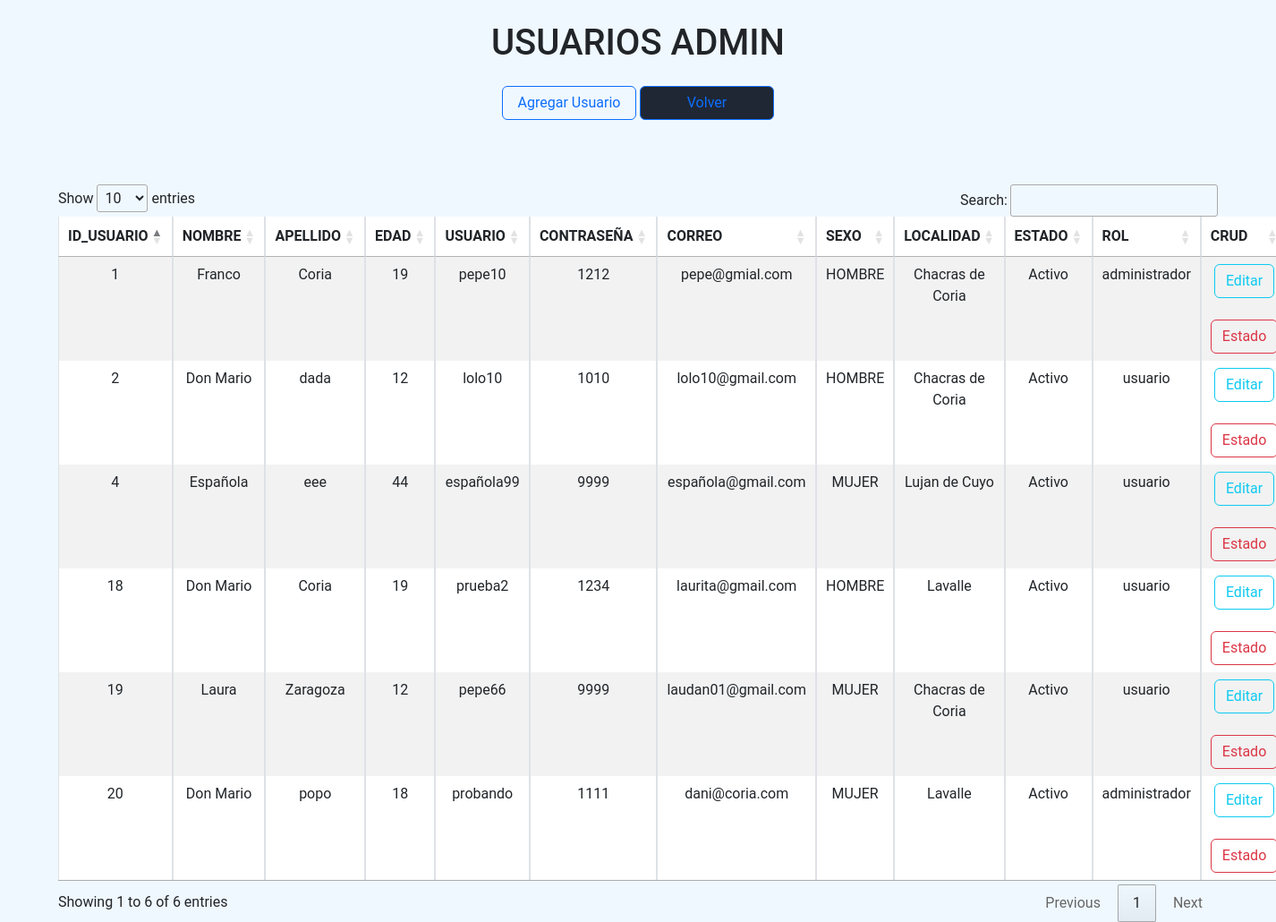
/admin/usuariosAdmin.php (signed in), run on the app's committed database.
### tables this page shows
CREATE TABLE `cliente` (
  `id_cliente` int(11) NOT NULL,
  `nombre` varchar(50) NOT NULL,
  `apellido` varchar(50) NOT NULL,
  `edad` int(11) NOT NULL,
  `usuario` varchar(50) NOT NULL,
  `contraseña` varchar(50) NOT NULL,
  `correo` varchar(50) NOT NULL,
  `id_sexo` int(11) NOT NULL,
  `id_codPostal` int(11) NOT NULL,
  `estado_cliente` int(11) DEFAULT 3,
  `id_rol` int(11) NOT NULL
);

CREATE TABLE `sexo` (
  `id_sexo` int(11) NOT NULL,
  `tipo_sexo` varchar(50) NOT NULL
);

CREATE TABLE `localidad` (
  `id_codPostal` int(11) NOT NULL,
  `tipo_codPostal` varchar(50) NOT NULL
);

CREATE TABLE `estado` (
  `id_estado` int(11) NOT NULL,
  `tipo_estado` varchar(50) NOT NULL
);

CREATE TABLE `roles` (
  `id_rol` int(11) NOT NULL,
  `tipo` varchar(50) NOT NULL
);

### admin/usuariosAdmin.php (the view, shortened to what this page needs)
<?php
$conn= mysqli_connect("localhost", "root", "", "facultad");
?>
<!DOCTYPE html>
<html lang="en">
        <head>
            <link rel="stylesheet" href="https://cdn.jsdelivr.net/npm/bootstrap@5.3.0-alpha1/dist/css/bootstrap.min.css">
            <link rel="stylesheet" href="//cdn.datatables.net/1.13.4/css/jquery.dataTables.min.css">
        </head>
        <br>
        <body style="background-color: aliceblue;
        font-family: roboto;
        margin: auto;
        text-align: center;">
            <div class="container" tyle="background-color: aliceblue;
            font-family: roboto;
            margin: auto; border-radius: 15px 10px 15px 10px;">
            <h1 style="background-color: aliceblue;
            font-family: roboto;
            margin: auto;
            text-align: center; border-radius: 15px 10px 15px 10px;">USUARIOS ADMIN</h1>
            <a style="top: 10px; right: 5%; width: 150px; " href="./usuarios/insertarUsuario.php" class="btn btn-outline-primary mt-4">Agregar Usuario<i class="fa-solid fa-square-plus"></i></a>
            <a style="top: 10px; right: 5%; width: 150px;  background-color: #1f2735;" href="../views/modoAdmin.php" class="btn btn-outline-primary mt-4">Volver</a>
            <br><br><br><br>
                    <?php
                $sql = "SELECT  cliente.id_cliente, cliente.usuario, cliente.contraseña , cliente.nombre,  cliente.apellido, cliente.edad, cliente.correo, sexo.tipo_sexo, localidad.tipo_codPostal, estado.tipo_estado, roles.tipo FROM cliente INNER JOIN sexo ON cliente.id_sexo = sexo.id_sexo INNER JOIN localidad ON cliente.id_codPostal = localidad.id_codPostal INNER JOIN estado on cliente.estado_cliente=estado.id_estado
                INNER JOIN roles on cliente.id_rol=roles.id_rol";
                $result = mysqli_query($conn, $sql);
            ?>
            <table id="usuarios" class="table table-bordered table-striped text-center nt-4">
                <thead>
                    <tr class="bg-primary text-white">
                    <th scope="col">ID_USUARIO</th>
                    <th scope="col">NOMBRE</th>
                    <th scope="col">APELLIDO</th>
                    <th scope="col">EDAD</th>
                    <th scope="col">USUARIO</th>
                    <th scope="col">CONTRASEÑA</th>
                    <th scope="col">CORREO</th>
                    <th scope="col">SEXO</th>
                    <th scope="col">LOCALIDAD</th>
                    <th scope="col">ESTADO</th>
                    <th scope="col">ROL</th>
                    <th scope="col">CRUD</th>
                    </tr>
                </thead>
                <tbody>
                    <?php
                    while ($mostrar = mysqli_fetch_array($result)) {
                        ?>
                        <tr>
                        <td><?php echo $mostrar['id_cliente'] ?></td>
                        <td><?php echo $mostrar['nombre'] ?></td>
                        <td><?php echo $mostrar['apellido'] ?></td>
                        <td><?php echo $mostrar['edad'] ?></td>
                        <td><?php echo $mostrar['usuario'] ?></td>
                        <td><?php echo $mostrar['contraseña'] ?></td>
                        <td><?php echo $mostrar['correo'] ?></td>
                        <td><?php echo $mostrar['tipo_sexo'] ?></td>
                        <td><?php echo $mostrar['tipo_codPostal'] ?></td>
                        <td><?php echo $mostrar['tipo_estado'] ?></td>
                        <td><?php echo $mostrar['tipo'] ?></td>
                        <td>
                            <a href="./usuarios/editarUsuario.php?id= <?php echo $mostrar["id_cliente"] ?>" class="btn btn-outline-info">Editar<i class="fa-solid fa-pen-to-square"></i></a><br><br>
                            <a href="./usuarios/EliminarUsuario (1).php?id= <?php echo $mostrar["id_cliente"] ?>" class="btn btn-outline-danger">Estado<i class="fa-solid fa-trash"></i></a>
                        </td>
                        </tr>
                    <?php
                    }
                    ?>
                </tbody>
            </table>
            </div>
        </body>
</html>

### data on the page
cliente: id_cliente "1", nombre "Franco", apellido "Coria", edad "19", usuario "pepe10", contraseña "1212", correo "pepe@gmial.com", id_sexo.tipo_sexo "HOMBRE", id_codPostal.tipo_codPostal "Chacras de Coria", estado.tipo_estado "Activo", id_rol.tipo "administrador"
cliente: id_cliente "2", nombre "Don Mario", apellido "dada", edad "12", usuario "lolo10", contraseña "1010", correo "lolo10@gmail.com", id_sexo.tipo_sexo "HOMBRE", id_codPostal.tipo_codPostal "Chacras de Coria", estado.tipo_estado "Activo", id_rol.tipo "usuario"
cliente: id_cliente "4", nombre "Española", apellido "eee", edad "44", usuario "española99", contraseña "9999", correo "española@gmail.com", id_sexo.tipo_sexo "MUJER", id_codPostal.tipo_codPostal "Lujan de Cuyo", estado.tipo_estado "Activo", id_rol.tipo "usuario"
cliente: id_cliente "18", nombre "Don Mario", apellido "Coria", edad "19", usuario "prueba2", contraseña "1234", correo "laurita@gmail.com", id_sexo.tipo_sexo "HOMBRE", id_codPostal.tipo_codPostal "Lavalle", estado.tipo_estado "Activo", id_rol.tipo "usuario"
cliente: id_cliente "19", nombre "Laura", apellido "Zaragoza", edad "12", usuario "pepe66", contraseña "9999", correo "laudan01@gmail.com", id_sexo.tipo_sexo "MUJER", id_codPostal.tipo_codPostal "Chacras de Coria", estado.tipo_estado "Activo", id_rol.tipo "usuario"
cliente: id_cliente "20", nombre "Don Mario", apellido "popo", edad "18", usuario "probando", contraseña "1111", correo "dani@coria.com", id_sexo.tipo_sexo "MUJER", id_codPostal.tipo_codPostal "Lavalle", estado.tipo_estado "Activo", id_rol.tipo "administrador"
